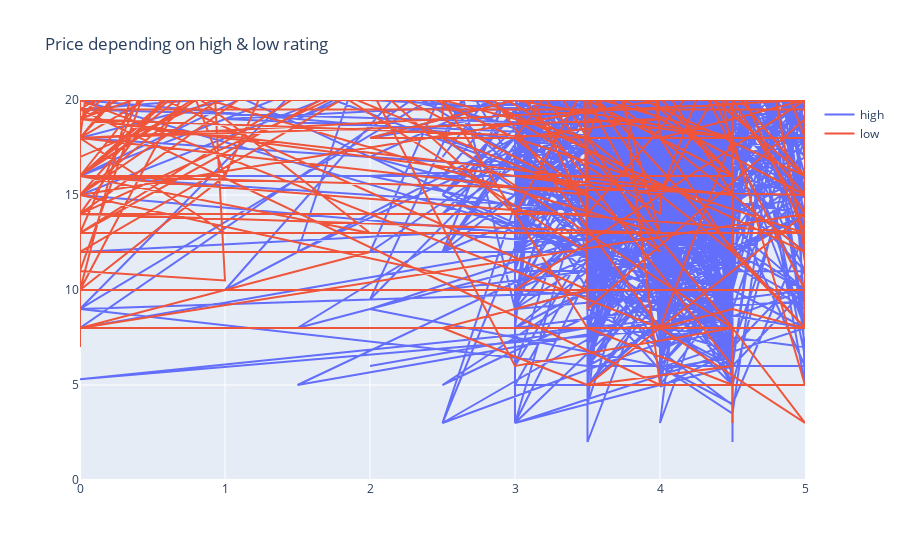

Notebook code cell kept with this figure:
### Code cell
trace0 = go.Scatter(x=high['rating'], y=high['price'], name='high')

trace1 = go.Scatter(x=low['rating'], y=low['price'], name='low')

layout = go.Layout(title='Price depending on high & low rating',
                  yaxis={'range':[0,20]})

fig = go.Figure(data=[trace0, trace1], layout=layout)
fig

### Figure 1 — Plotly figure (JSON) as saved in the notebook; plotly's stock layout.template omitted (floating-point values rounded to 4 significant figures; data arrays with more than 128 entries replaced by an {"elided": "..."} marker saying what was removed)
{"data": [{"name": "high", "type": "scatter", "x": {"elided": "7631 float values"}, "y": {"elided": "7631 float values"}}, {"name": "low", "type": "scatter", "x": {"elided": "818 float values"}, "y": {"elided": "818 float values"}}], "layout": {"title": {"text": "Price depending on high & low rating"}, "yaxis": {"range": [0, 20]}}}
